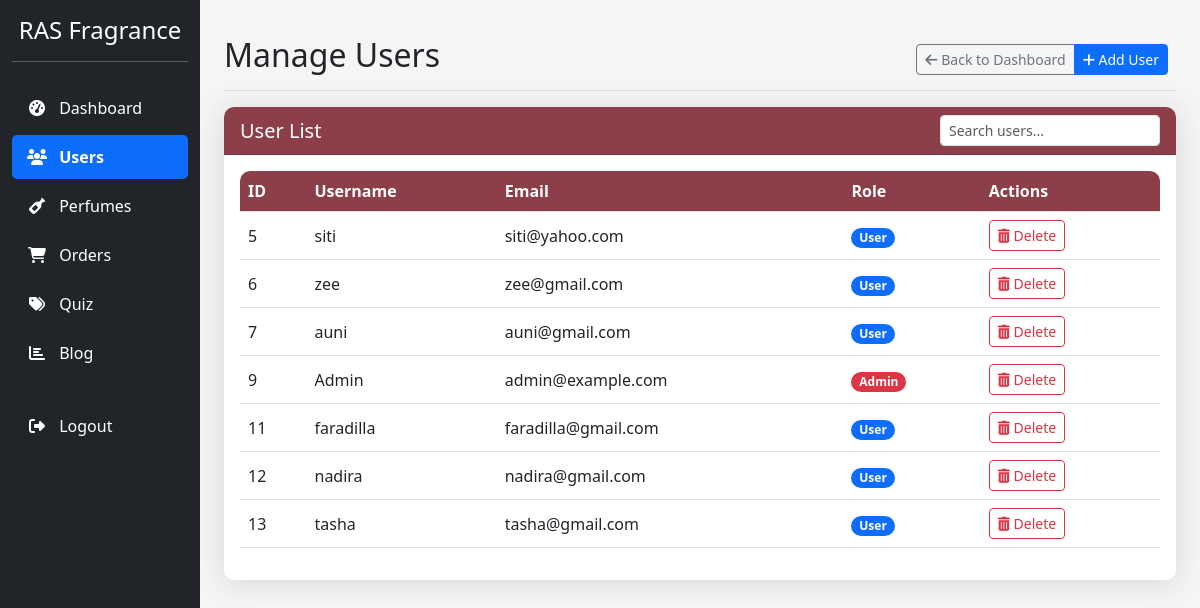
Screenshot of /manage_users.php (signed in) with the database file from the repository.
### tables this page shows
CREATE TABLE `user` (
  `user_id` int(11) NOT NULL,
  `username` varchar(50) NOT NULL,
  `email` varchar(100) NOT NULL,
  `password` varchar(255) NOT NULL,
  `phone_no` varchar(15) DEFAULT NULL,
  `address` text DEFAULT NULL,
  `created_at` timestamp NOT NULL DEFAULT current_timestamp(),
  `role` tinyint(1) NOT NULL DEFAULT 0
);

### manage_users.php (the view, shortened to what this page needs)
<?php
include 'db_connection.php';
$sql = "SELECT user_id, username, email, role FROM `User`";
$result = $conn->query($sql);
?>
<!DOCTYPE html>
<html lang="en">
<head>
    <link href="https://cdn.jsdelivr.net/npm/bootstrap@5.3.0/dist/css/bootstrap.min.css" rel="stylesheet">
    <link rel="stylesheet" href="https://cdnjs.cloudflare.com/ajax/libs/font-awesome/6.4.0/css/all.min.css">
</head>
<body>
    <div class="container-fluid">
        <div class="row">
            <?php
            include 'admin_menu.php';
            ?>
            <main class="col-md-9 ms-sm-auto col-lg-10 px-md-4 main-content">
                <div class="d-flex justify-content-between flex-wrap flex-md-nowrap align-items-center pt-3 pb-2 mb-3 page-header">
                    <h1 class="h2">Manage Users</h1>
                    <div class="btn-toolbar mb-2 mb-md-0">
                        <div class="btn-group me-2">
                            <a href="admin_dashboard.php" class="btn btn-sm btn-outline-secondary">
                                <i class="fas fa-arrow-left"></i> Back to Dashboard
                            </a>
                            <a href="add_user.php" class="btn btn-sm btn-primary">
                                <i class="fas fa-plus"></i> Add User
                            </a>
                        </div>
                    </div>
                </div>
                <div class="card">
                    <div class="card-header d-flex justify-content-between align-items-center">
                        <h5 class="mb-0">User List</h5>
                        <div class="d-flex">
                            <input type="text" class="form-control form-control-sm" placeholder="Search users..." id="searchInput">
                        </div>
                    </div>
                    <div class="card-body">
                        <div class="table-responsive">
                            <table class="table table-hover align-middle" id="usersTable">
                                <thead>
                                    <tr>
                                        <th>ID</th>
                                        <th>Username</th>
                                        <th>Email</th>
                                        <th>Role</th>
                                        <th>Actions</th>
                                    </tr>
                                </thead>
                                <tbody>
                                    <?php if ($result->num_rows > 0): ?>
                                        <?php while ($row = $result->fetch_assoc()): ?>
                                            <tr>
                                                <td><?= htmlspecialchars($row['user_id']) ?></td>
                                                <td><?= htmlspecialchars($row['username']) ?></td>
                                                <td><?= htmlspecialchars($row['email']) ?></td>
                                                <td>
                                                    <span class="badge rounded-pill <?= $row['role'] == 1 ? 'badge-admin' : 'badge-user' ?>">
                                                        <?= $row['role'] == 1 ? 'Admin' : 'User' ?>
                                                    </span>
                                                </td>
                                                <td>
                                                    <a href="?delete_id=<?= $row['user_id'] ?>"
                                                       class="btn btn-sm btn-outline-danger btn-action"
                                                       onclick="return confirm('Are you sure you want to delete this user?')">
                                                        <i class="fas fa-trash-alt"></i> Delete
                                                    </a>
                                                </td>
                                            </tr>
                                        <?php endwhile; ?>
                                    <?php else: ?>
                                        <tr>
                                            <td colspan="5" class="text-center py-4">No users found.</td>
                                        </tr>
                                    <?php endif; ?>
                                </tbody>
                            </table>
                        </div>
                    </div>
                </div>
            </main>
        </div>
    </div>
</body>
</html>

### manage_users.php (style rules this page uses)
:root { --primary: #8C3F49; --secondary: #6c757d; --light: #f8f9fa; --dark: #343a40; }
body { font-family: 'Segoe UI', Tahoma, Geneva, Verdana, sans-serif; background-color: #f5f5f5; }
.main-content { padding: 20px; }
.card { border: none; border-radius: 10px; box-shadow: 0 0.15rem 1.75rem 0 rgba(33, 40, 50, 0.15); margin-bottom: 20px; }
.card-header { background-color: var(--primary); color: white; border-radius: 10px 10px 0 0 !important; }
.table-responsive { border-radius: 10px; overflow: hidden; }
.table th { background-color: var(--primary); color: white; }
.btn-action { padding: 0.25rem 0.5rem; font-size: 0.875rem; }
.page-header { border-bottom: 1px solid #dee2e6; padding-bottom: 1rem; margin-bottom: 2rem; }
.badge-admin { background-color: #dc3545; }
.badge-user { background-color: #0d6efd; }

### rows the page displays
user: user_id "5", username "siti", email "siti@yahoo.com", role "User"
user: user_id "6", username "zee", email "zee@gmail.com", role "User"
user: user_id "7", username "auni", email "auni@gmail.com", role "User"
user: user_id "9", username "Admin", email "admin@example.com", role "Admin"
user: user_id "11", username "faradilla", email "faradilla@gmail.com", role "User"
user: user_id "12", username "nadira", email "nadira@gmail.com", role "User"
user: user_id "13", username "tasha", email "tasha@gmail.com", role "User"
